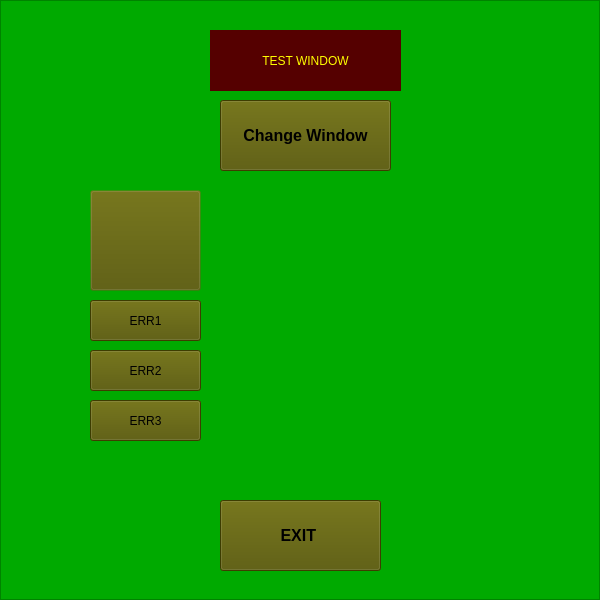
<?xml version="1.0" encoding="UTF-8"?>
<ui version="4.0">
 <class>startupWindow</class>
 <widget class="QWidget" name="startupWindow">
  <property name="geometry">
   <rect>
    <x>0</x>
    <y>0</y>
    <width>600</width>
    <height>600</height>
   </rect>
  </property>
  <property name="windowTitle">
   <string>startupWindow</string>
  </property>
  <property name="styleSheet">
   <string notr="true">background-color: rgb(0, 170, 0);</string>
  </property>
  <widget class="QFrame" name="frame">
   <property name="geometry">
    <rect>
     <x>0</x>
     <y>0</y>
     <width>600</width>
     <height>600</height>
    </rect>
   </property>
   <property name="styleSheet">
    <string notr="true">border-image: url(:/Sym/Sym/ImmagineTest.png);
</string>
   </property>
   <property name="frameShape">
    <enum>QFrame::StyledPanel</enum>
   </property>
   <property name="frameShadow">
    <enum>QFrame::Raised</enum>
   </property>
   <widget class="QLabel" name="label">
    <property name="geometry">
     <rect>
      <x>210</x>
      <y>30</y>
      <width>191</width>
      <height>61</height>
     </rect>
    </property>
    <property name="styleSheet">
     <string notr="true">border-image: url(:/Sym/Sym/a.png);
color: rgb(255, 255, 0);
background-color: rgb(85, 0, 0);</string>
    </property>
    <property name="text">
     <string>TEST WINDOW</string>
    </property>
    <property name="alignment">
     <set>Qt::AlignCenter</set>
    </property>
   </widget>
   <widget class="QPushButton" name="pushButton">
    <property name="geometry">
     <rect>
      <x>220</x>
      <y>100</y>
      <width>171</width>
      <height>71</height>
     </rect>
    </property>
    <property name="font">
     <font>
      <pointsize>12</pointsize>
      <bold>true</bold>
     </font>
    </property>
    <property name="styleSheet">
     <string notr="true">border-image: url(:/Sym/Sym/a.png);
background-color: rgb(85, 85, 0);</string>
    </property>
    <property name="text">
     <string>Change Window</string>
    </property>
   </widget>
   <widget class="QPushButton" name="err1PushButton">
    <property name="geometry">
     <rect>
      <x>90</x>
      <y>300</y>
      <width>111</width>
      <height>41</height>
     </rect>
    </property>
    <property name="styleSheet">
     <string notr="true">border-image: url(:/Sym/Sym/a.png);
background-color: rgb(85, 85, 0);</string>
    </property>
    <property name="text">
     <string>ERR1</string>
    </property>
   </widget>
   <widget class="QPushButton" name="err2PushButton">
    <property name="geometry">
     <rect>
      <x>90</x>
      <y>350</y>
      <width>111</width>
      <height>41</height>
     </rect>
    </property>
    <property name="styleSheet">
     <string notr="true">border-image: url(:/Sym/Sym/a.png);
background-color: rgb(85, 85, 0);</string>
    </property>
    <property name="text">
     <string>ERR2</string>
    </property>
   </widget>
   <widget class="QPushButton" name="err3PushButton">
    <property name="geometry">
     <rect>
      <x>90</x>
      <y>400</y>
      <width>111</width>
      <height>41</height>
     </rect>
    </property>
    <property name="styleSheet">
     <string notr="true">border-image: url(:/Sym/Sym/a.png);
background-color: rgb(85, 85, 0);</string>
    </property>
    <property name="text">
     <string>ERR3</string>
    </property>
   </widget>
   <widget class="QPushButton" name="openErrWindowPushButton">
    <property name="geometry">
     <rect>
      <x>90</x>
      <y>190</y>
      <width>111</width>
      <height>101</height>
     </rect>
    </property>
    <property name="styleSheet">
     <string notr="true">border-image: url(:/Errors/Errors/errorPix.png);
background-color: rgb(85, 85, 0,0);</string>
    </property>
    <property name="text">
     <string/>
    </property>
   </widget>
   <widget class="QPushButton" name="exitPushButton">
    <property name="geometry">
     <rect>
      <x>220</x>
      <y>500</y>
      <width>161</width>
      <height>71</height>
     </rect>
    </property>
    <property name="font">
     <font>
      <pointsize>12</pointsize>
      <bold>true</bold>
     </font>
    </property>
    <property name="styleSheet">
     <string notr="true">border-image: url(:/Sym/Sym/a.png);
background-color: rgb(85, 85, 0);</string>
    </property>
    <property name="text">
     <string>EXIT </string>
    </property>
   </widget>
  </widget>
 </widget>
 <resources/>
 <connections/>
</ui>
